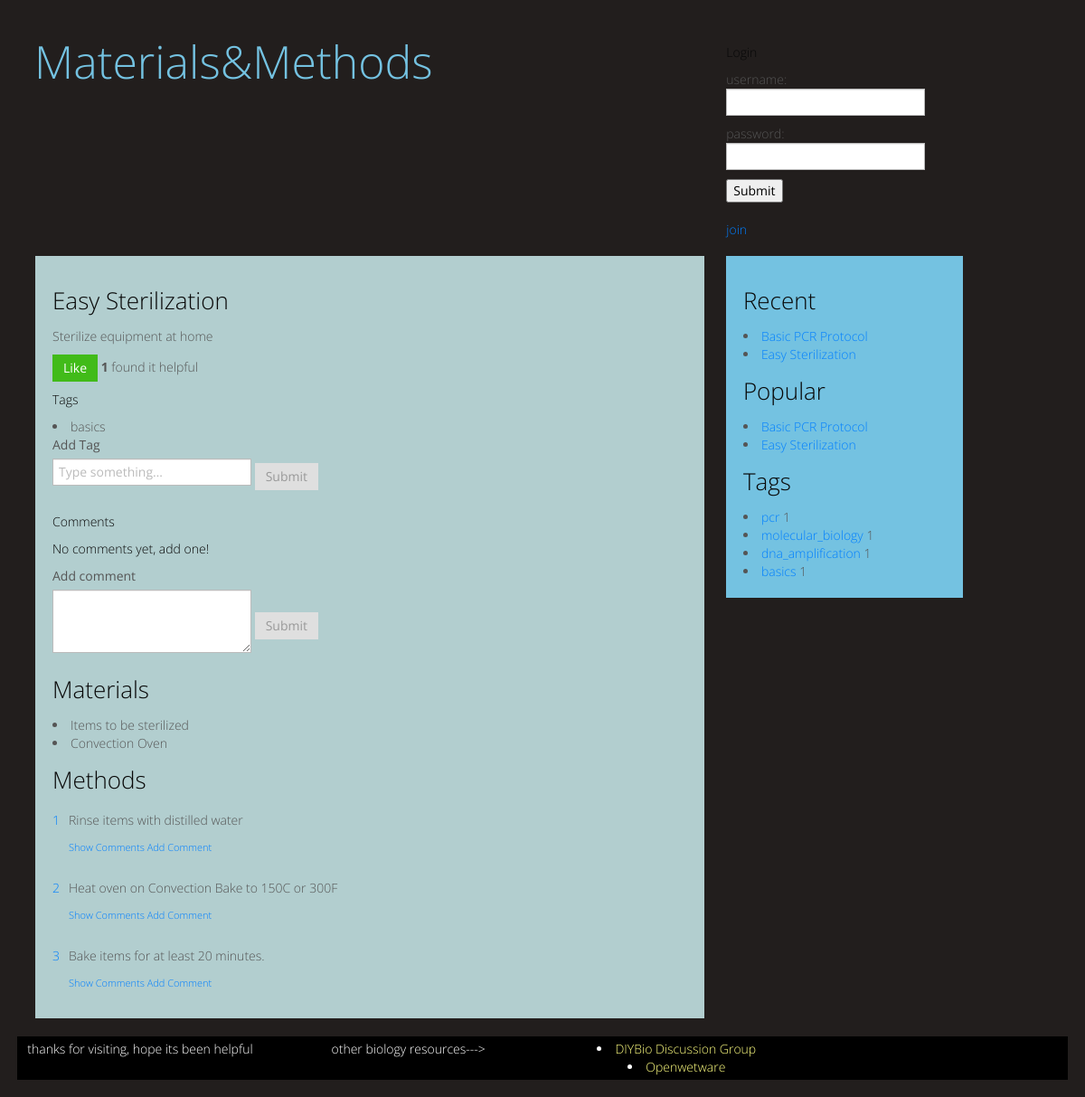
The page /2/ on the database as committed earlier.
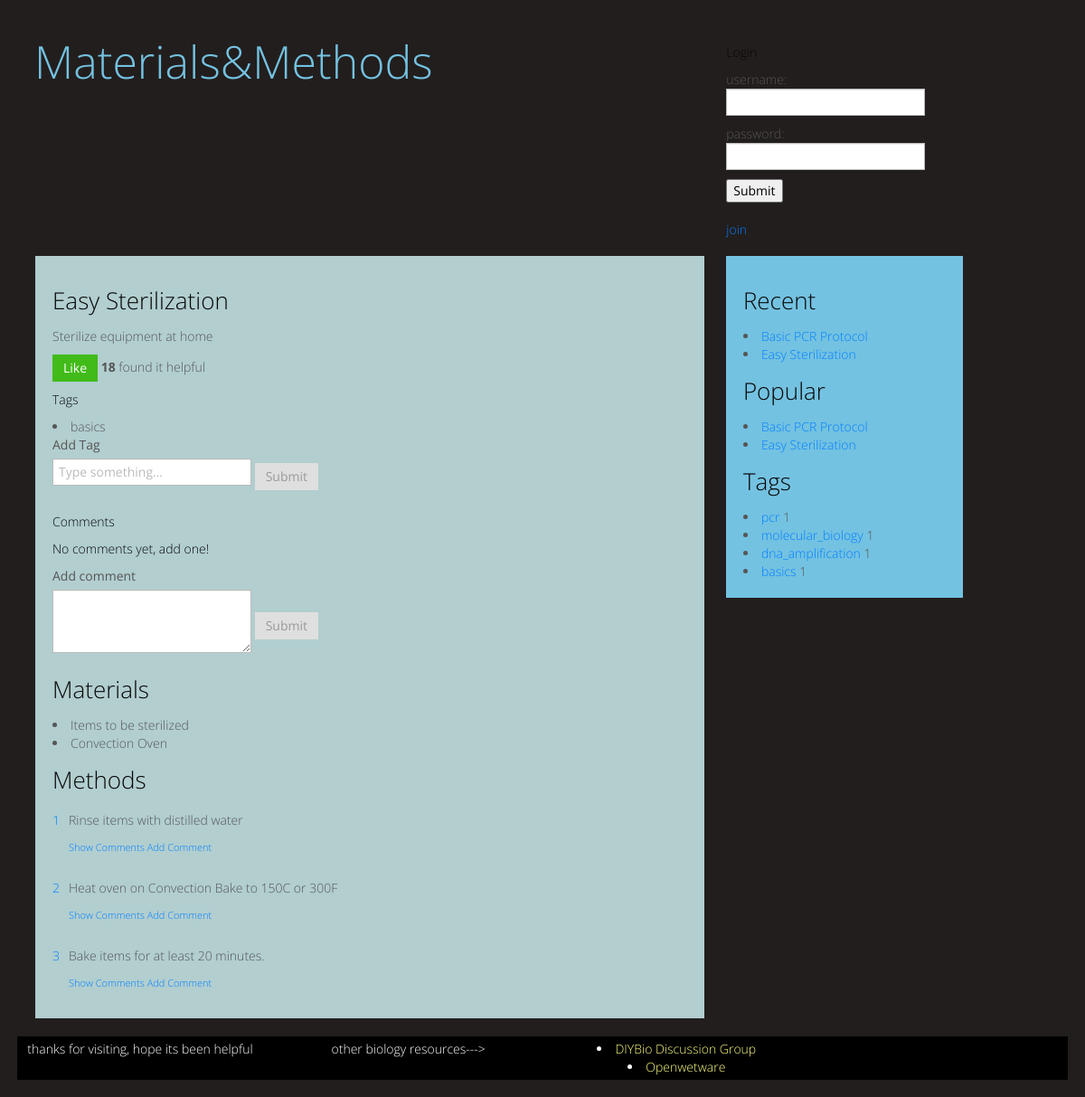
The same page on the database as committed later.
### protocols/models.py (models this page shows, shortened)
class Document(models.Model):
    author = models.ForeignKey(User)
    votes = models.IntegerField()
    date_created = models.DateField()

class Protocol(Document):
    name = models.CharField(max_length = 225)
    description = models.TextField()
    tags = models.ManyToManyField(Tag)
    materials = models.ManyToManyField('Material')

class Document(models.Model):
    author = models.ForeignKey(User)
    votes = models.IntegerField()
    date_created = models.DateField()

class Tag(models.Model):
    name = models.CharField(max_length = 100)
    number_protocols = models.IntegerField()

class Material(models.Model):
    name = models.CharField(max_length = 225)
    description = models.TextField(null = True)

class Step(Document):
    protocol = models.ForeignKey(Protocol)
    content = models.TextField()
    order = models.IntegerField()

### protocols/views.py (the view)
# urls.py: url(r'^(?P<protocol_id>\d+)/$', 'protocols.views.protocol_detail', name='protocol_detail'),
def protocol_detail(request, protocol_id):
    recent_protocols = Protocol.objects.order_by('-date_created')[:5]
    popular_protocols = Protocol.objects.order_by('votes')[:5]
    tags = Tag.objects.all()
    protocol = Protocol.objects.get(id = protocol_id)
    steps = Step.objects.filter(protocol = protocol)
    materials = protocol.materials.all()
    protocol_comments = Comment.objects.filter(document = protocol)
    protocol_tags = Tag.objects.filter(protocol = protocol)
    step_comments = []
    for step in steps:
        step_comments.append(Comment.objects.filter(document = step))
    steps = zip(steps,step_comments)
    return render_to_response('protocol_detail.html',
        {"tags": tags, "recent_protocols": recent_protocols,
        "popular_protocols": popular_protocols, "protocol": protocol,
        "steps": steps, 'materials':materials, "protocol_comments":protocol_comments,
        "step_comments": step_comments, "protocol_tags":protocol_tags},
        context_instance=RequestContext(request))

### templates/protocol_detail.html (shortened to what this page needs)
{% extends "base.html" %}
{% block main_pane %}
<h2>{{protocol.name}}</h2>
<p>{{protocol.description}}</p>
<a class = 'vote' href ='{{ STATIC_URL }}../vote/{{ protocol.id }}/'><button class = 'btn btn-success'>Like</button></a>  <strong>{{protocol.votes}}</strong> found it helpful
<h4>Tags</h4>
        {% for tag in protocol_tags %}
            <li>{{ tag.name }}</li>
        {% endfor %}
        <form form name="add_tag" action="{{ STATIC_URL }}../add_tag/{{ protocol.id }}" method="POST">
          <fieldset>
            <label>Add Tag</label>
            <input type="text" placeholder="Type something…">
            <button type="submit" class="btn">Submit</button>
          </fieldset>
        </form>
<h4>Comments</h4>
        {% for comment in protocol_comments %}
            <div class = 'media'>
                <a class = 'pull-left' href='#'>
                    <p>{{ comment.author }}</p><a class = 'vote' href ='{{ STATIC_URL }}../vote/{{ comment.id }}/'><button class = 'btn btn-success'>Like</button></a>  <strong>{{comment.votes}}</strong> found it helpful
                </a>
                <h4 class = 'media-heading'></h4>
                <div class = 'media-body'>
                    <p>{{ comment.content }}</p>
                </div>
            </div>
        {% empty %}
                <h4>No comments yet, add one!</h4>
        {% endfor %}
                <div class = 'add_comment_form'
                    <form name="add_comment" action="{{ STATIC_URL }}../add_comment/{{ step.id }}" method="POST">
                      <fieldset>
                        <label>Add comment</label>
                        <textarea rows="3"></textarea>
                        <button type="submit" class="btn">Submit</button>
                      </fieldset>
                </div>
    <div class = 'materials list'>
        <h3>Materials</h3>
        {% for material in materials %}
            <li>{{ material.name }}</li>
        {% endfor %}
    </div>
    <h3>Methods</h3>
{% for step, step_comments in steps %}
    <div class = 'media'>
        <a class= 'pull-left' href ='#'>
            <p>{{ step.order }}</p>
        </a>
        <div class = 'media-body'>
            <div class = 'step_content'>
                <p>{{ step.content }}</p>
                <h6><a class = 'show_comments' href='#'>Show Comments</a>    <a class = 'add_comment' href='#'>Add Comment</a></h6>
            </div>
        </div>
    </div>
{% endfor %}
{% endblock main_pane %}

### templates/base.html (shortened to what this page needs)
<!DOCTYPE html>
 <html class="no-js">
    <head>
        <link rel="stylesheet" href="{{ STATIC_URL }}bootstrap.css" />
        <link rel="stylesheet" href="{{ STATIC_URL }}methods.css" />
    </head>
    <body class="{% block body_class %}{% endblock %}">
        <div class='well well-color1'>
    {% block body %}
        {% block content %}
            <div class = 'row-fluid'>
                <div class='span12'>
            {% block top_pane %}
                    <div class = 'well well-color1'>
                <div class='row-fluid'>
                    <div class ='span5'>
                    {% block site_title %}
                        <a href="{{ STATIC_URL }}.."><h1>Materials&Methods</h1></a>
                    {% endblock site_title %}
                    </div>
                <div class = 'span3 offset3'>
                {% if user.is_authenticated %}
                    {% block quick_user_info %}
                    <div id = quick_user_info>
                        <a href="{{ STATIC_URL }}users/{{user.id}}">{{user.username}}</a>
                        <p>{{user.total_votes}}</p>  <a href = '{{ STATIC_URL }}../logout'>Logout</a>
                    </div>
                    {% endblock quick_user_info %}
                {% else %}
                    {% block quick_user_login %}
                    <div id = quick_user_login>
                        <h4>Login</h4>
                        <form action="/login" method="post">{% csrf_token %}
                            username: <input type="text" name="username"><br>
                            password: <input type="password" name="password">
                            <input type="submit" value="Submit" />
                        </form>
                        <a href="/new_user">join</a>
                    </div>
                    {% endblock quick_user_login %}
                {% endif %}
                </div>
            </div>
            </div>
            </div>
        </div>
            {% endblock top_pane %}
            <div class = 'container-fluid'>
            <div class = 'row-fluid'>
                <div class = 'span8'>
                    <div class = 'well well-color2'>
                    {% block main_pane %}
                    {% endblock main_pane %}
                    </div>
                </div>
                {% block side_pane %}
                <div class = 'span3'>
                    <div class = 'well well-color3'>
                    {% block recent_protocols %}
                        <div class = "sidebar_five_protocols">
                            <h2>Recent</h2>
                            {% for protocol in recent_protocols %}
                                <li><a href="/{{ protocol.id }}">{{ protocol.name }}</a></li>
                            {% endfor %}
                        </div>
                    {% endblock recent_protocols %}
                    {% block popular_protocols %}
                        <div class = "sidebar_five_protocols">
                            <h2>Popular</h2>
                            {% for protocol in popular_protocols %}
                                <li><a href="/{{ protocol.id }}">{{ protocol.name }}</a></li>
                            {% endfor %}
                        </div>
                    {% endblock popular_protocols %}
                    {% block tags %}
                        <div class = "sidebar_tags">
                            <h2>Tags</h2>
                            {% for tag in tags %}
                                <li><a href="/tags/{{ tag.name }}">{{ tag.name }}</a>  {{ tag.number_protocols }}</li>
                            {% endfor %}
                        </div>
                    {% endblock tags %}
                </div>
            </div>
            </div>
        </div>
            {% endblock side_pane %}
            {% block bottom_pane %}
            <div id = 'footer'>
                <div class = 'row-fluid'>
                    <div class = 'span3'>
                        <p> thanks for visiting, hope its been helpful </p>
                    </div>
                    <div class = 'span3'>
                        <p>other biology resources---></p>
                    </div>
                    <div class = 'span3'>
                        {% block other_resources %}
                            <li><a href="http://wwww.groups.google.com/groups/diybio">DIYBio Discussion Group</a></li>
                            <li><a href="http://wwww.openwetware.org">Openwetware</a> </li>
                        {% endblock other_resources %}
                    </div>
                </div>
            </div>
            {% endblock bottom_pane %}
        {% endblock content %}
    {% endblock body %}
    </div>
    </body>
</html>

### protocols/static/methods.css (style rules this page uses)
#quick_user_login { float: left; }
#footer { clear: left; width: 100%; background: black; color: #FFF; text-align: center; padding: 4px 0; }
#footer a { color: #FFFF80; }

Rows that differ between the two databases and show on the page:
changed Document: votes "1" → "18"
